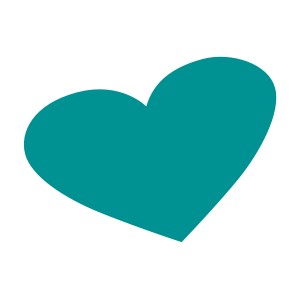
#> input picture separator/BASKET/heart_c.png, 300 x 300 px
$ python -i to_canonical.py   (imports and definitions only)
#> lines starting #> are read from the running program, lines starting #| are printed output that depends on the picture; after the words box and inside, x2 and y2 are one past the last pixel; in counts of white or black regions, pixels touching at a corner belong together
# May-07-2025
# to_canonical.py

import sys
import cv2 as cv
import numpy as np
from numpy import ndarray

from max3.src import cfg


def to_canonical_1(dir_out, list_filepaths_in):

    width = cfg.canonical_size
    height = cfg.canonical_size

    for path_in in list_filepaths_in:

        image_in = cv.imread(path_in, cv.IMREAD_GRAYSCALE)
        if image_in is None:
            print(f'\nERROR: Unable to read {path_in}.')
            sys.exit(1)

        image_resize = cv.resize(image_in,
                                 (width, height),
                                 cv.INTER_LANCZOS4)

        threshold, image_thr \
            = cv.threshold(image_resize, 0, 255,
                           cv.THRESH_BINARY + cv.THRESH_OTSU)

        image_correlation = get_correlation(image_thr)

        threshold, image_out \
            = cv.threshold(image_correlation, 0, 255,
                           cv.THRESH_BINARY + cv.THRESH_OTSU)

        # remove boundaries
        image_out[0, :] = 0
        image_out[height - 1, :] = 0
        image_out[:, 0] = 0
        image_out[:, width - 1] = 0

        file_name = path_in.split('/')[-1]

        path_out = f'{dir_out}/{file_name}'
        cv.imwrite(path_out, image_out)


def to_canonical_2(image_in: ndarray) -> ndarray:

    width = cfg.canonical_size
    height = cfg.canonical_size

    # dim = (width, height)
    image_resize = cv.resize(image_in,
                             (width, height),
                             cv.INTER_LANCZOS4)

    threshold, image_thr \
        = cv.threshold(image_resize, 0, 255,
                       cv.THRESH_BINARY + cv.THRESH_OTSU)

    image_correlation = get_correlation(image_thr)

    threshold, image_out \
        = cv.threshold(image_correlation, 0, 255,
                       cv.THRESH_BINARY + cv.THRESH_OTSU)

    # remove edges
    image_out[0, :] = 0
    image_out[height - 1, :] = 0
    image_out[:, 0] = 0
    image_out[:, width - 1] = 0

    return image_out


def get_correlation(scene):

    # Calc DFT dimension.
    # ---------------------------------------------------------
    scene_rows = scene.shape[0]
    scene_cols = scene.shape[1]

    height_dft = 256
    width_dft = 256
    dft_shape = (height_dft, width_dft)
    # ---------------------------------------------------------

    # Scene
    # ---------------------------------------------------------
    scene_array_dft = np.zeros(dft_shape, dtype=np.float32)

    scene_array_dft[0:scene_rows, 0:scene_cols] = scene[0::, 0::]

    scene_dft = cv.dft(scene_array_dft, flags=cv.DFT_COMPLEX_OUTPUT)
    # ---------------------------------------------------------

    # Pattern
    # ---------------------------------------------------------
    pattern_size: int = 1
    pattern_rows = pattern_size
    pattern_cols = pattern_size
    pattern_shape = (pattern_rows, pattern_cols)
    pattern = np.empty(pattern_shape, dtype=np.uint8)
    pattern.fill(255)
    # ---------------------------------------------------------
    pattern_array_dft = np.zeros(dft_shape, dtype=np.float32)

    pattern_array_dft[
                height_dft - pattern_rows:height_dft:,
                width_dft - pattern_cols:width_dft:] = pattern[0::, 0::]

    pattern_dft = cv.dft(pattern_array_dft, flags=cv.DFT_COMPLEX_OUTPUT)
    # ---------------------------------------------------------

    # Product 1
    # ---------------------------------------------------------
    product1_dft = np.zeros((height_dft, width_dft, 2), dtype=np.float32)

    dft_mul(scene_dft, pattern_dft, product1_dft)
    # ---------------------------------------------------------

    #  Laplace filtering
    # ---------------------------------------------------------
    array_dft = laplace(height_dft, width_dft)

    filter_dft = cv.dft(array_dft, flags=cv.DFT_COMPLEX_OUTPUT)
    # ---------------------------------------------------------

    # Product 2
    # ---------------------------------------------------------
    product2_dft = np.zeros((height_dft, width_dft, 2), dtype=np.float32)

    dft_mul(product1_dft, filter_dft, product2_dft)
    # ---------------------------------------------------------

    # Inverse product2_dft.
    # ---------------------------------------------------------
    inverse_product2_dft = cv.idft(product2_dft)

    re = inverse_product2_dft[:, :, 0]

    re[re < 0.0] = 0.0
    # ---------------------------------------------------------

    # Get Correlation.
    # ---------------------------------------------------------
    correlation = np.zeros((scene_rows, scene_cols), dtype=np.float32)
    correlation_norm = np.zeros((scene_rows, scene_cols), dtype=np.float32)

    correlation[0::, 0::] = re[0:scene_rows:, 0:scene_cols:]

    cv.normalize(correlation, correlation_norm, 0, 255, cv.NORM_MINMAX)
    # ---------------------------------------------------------

    return np.uint8(correlation_norm)


def dft_mul(src1, src2, dst):

    x1 = src1[:, :, 0]
    y1 = src1[:, :, 1]

    x2 = src2[:, :, 0]
    y2 = src2[:, :, 1]

    dst[:, :, 0] = (x1 * x2) - (y1 * y2)
    dst[:, :, 1] = (x1 * y2) + (x2 * y1)


def laplace(height_dft, width_dft):

    array_filter = np.zeros((height_dft, width_dft), dtype=np.float32)

    array_filter[0, 0] = -1
    array_filter[0, 1] = -1
    array_filter[0, 2] = -1

    array_filter[1, 0] = -1
    array_filter[1, 1] = 8
    array_filter[1, 2] = -1

    array_filter[2, 0] = -1
    array_filter[2, 1] = -1
    array_filter[2, 2] = -1

    return array_filter

>>> import cv2
>>> picture = cv2.imread('../../BASKET/heart_c.png', cv2.IMREAD_GRAYSCALE)
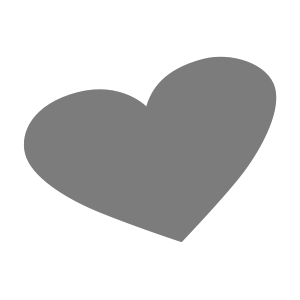
#> picture: shape (300, 300); min 124, max 255, mean 211.6
>>> result = to_canonical_2(picture)
#> in to_canonical_2, `threshold, image_thr \ = cv.threshold(image_resize, 0, 255, cv.THRESH_..`:
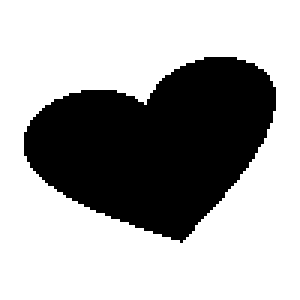
#> image_thr: shape (100, 100) (shown 3 times larger); 66.8% white; 1 black region, box (x1, y1, x2, y2) and area: (8, 19, 92, 81) 3319
#> in to_canonical_2, `threshold, image_thr \ = cv.threshold(image_resize, 0, 255, cv.THRESH_..`: threshold = 189
#> in get_correlation, `scene_array_dft[0:scene_rows, 0:scene_cols] = scene[0::, 0::]`:
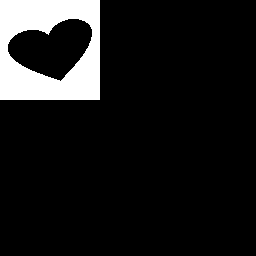
#> scene_array_dft: shape (256, 256) float32; 10.2% white; 1 white region, box (x1, y1, x2, y2) and area: (0, 0, 100, 100) 6681
#> in dft_mul, `x1 = src1[:, :, 0]`:
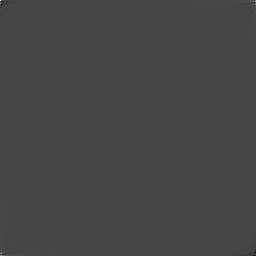
#> x1: shape (256, 256) float32; min -640135.2, max 1703655, mean 255; drawn with min black and max white
#> in dft_mul, `y1 = src1[:, :, 1]`:
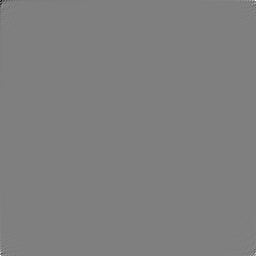
#> y1: shape (256, 256) float32; min -1127798.2, max 1127798.2, mean 0; drawn with min black and max white
#> in to_canonical_2, `threshold, image_out \ = cv.threshold(image_correlation, 0, 255, cv.TH..`: image_out: shape (100, 100); 6% white in thin lines or dots
#> in to_canonical_2, `threshold, image_out \ = cv.threshold(image_correlation, 0, 255, cv.TH..`: threshold = 42
#> in to_canonical_2, `image_out[0, :] = 0`: image_out: shape (100, 100); 5% white in thin lines or dots
#> in to_canonical_2, `image_out[height - 1, :] = 0`: image_out: shape (100, 100); 4% white in thin lines or dots
#> in to_canonical_2, `image_out[:, 0] = 0`:
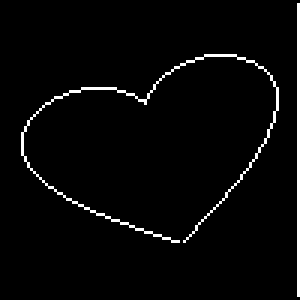
#> image_out: shape (100, 100) (shown 3 times larger); 3% white in thin lines or dots
#> in to_canonical_2, `image_out[:, width - 1] = 0`:
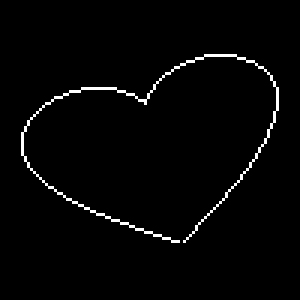
#> image_out: shape (100, 100) (shown 3 times larger); 2.1% white in thin lines or dots, all inside (x1, y1, x2, y2) = (7, 18, 93, 81)

$ run again, on separator/BASKET/heart_f.png
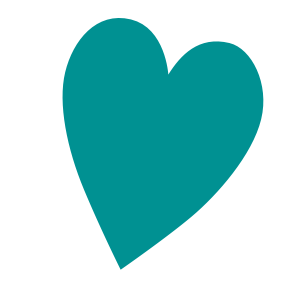
#> input picture separator/BASKET/heart_f.png, 300 x 300 px
#> in to_canonical_2, `threshold, image_thr \ = cv.threshold(image_resize, 0, 255, cv.THRESH_..`:
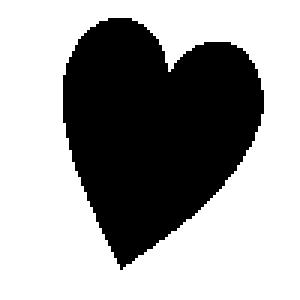
#> image_thr: shape (100, 100) (shown 3 times larger); 63% white; 1 black region, box (x1, y1, x2, y2) and area: (21, 6, 88, 90) 3704
#> in to_canonical_2, `threshold, image_thr \ = cv.threshold(image_resize, 0, 255, cv.THRESH_..`: threshold = 188
#> scene_array_dft: shape (256, 256) float32; 9.6% white; 1 white region, box (x1, y1, x2, y2) and area: (0, 0, 100, 100) 6296
#> in to_canonical_2, `threshold, image_out \ = cv.threshold(image_correlation, 0, 255, cv.TH..`: threshold = 42
#> in to_canonical_2, `image_out[:, width - 1] = 0`:
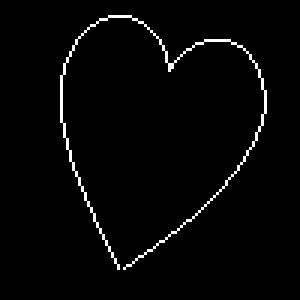
#> image_out: shape (100, 100) (shown 3 times larger); 2.2% white in thin lines or dots, all inside (x1, y1, x2, y2) = (20, 5, 89, 90)

$ run again, on separator/BASKET/loc_e.png
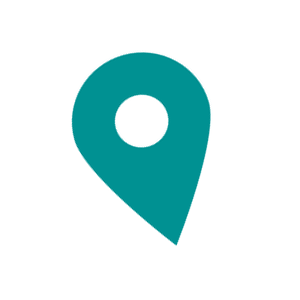
#> input picture separator/BASKET/loc_e.png, 300 x 300 px
#> image_thr: shape (100, 100); 82.3% white; 1 black region, box (x1, y1, x2, y2) and area: (24, 17, 70, 82) 1773
#> in to_canonical_2, `threshold, image_thr \ = cv.threshold(image_resize, 0, 255, cv.THRESH_..`: threshold = 188
#> scene_array_dft: shape (256, 256) float32; 12.6% white; 2 white regions, box (x1, y1, x2, y2) and area: (0, 0, 100, 100) 7985, (38, 32, 56, 49) 242
#> in to_canonical_2, `threshold, image_out \ = cv.threshold(image_correlation, 0, 255, cv.TH..`: threshold = 51
#> in to_canonical_2, `image_out[:, width - 1] = 0`:
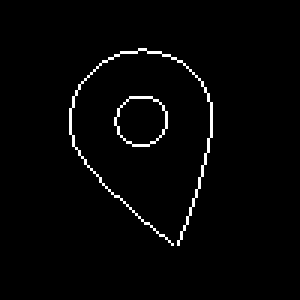
#> image_out: shape (100, 100) (shown 3 times larger); 2% white in thin lines or dots, all inside (x1, y1, x2, y2) = (23, 16, 71, 82)
